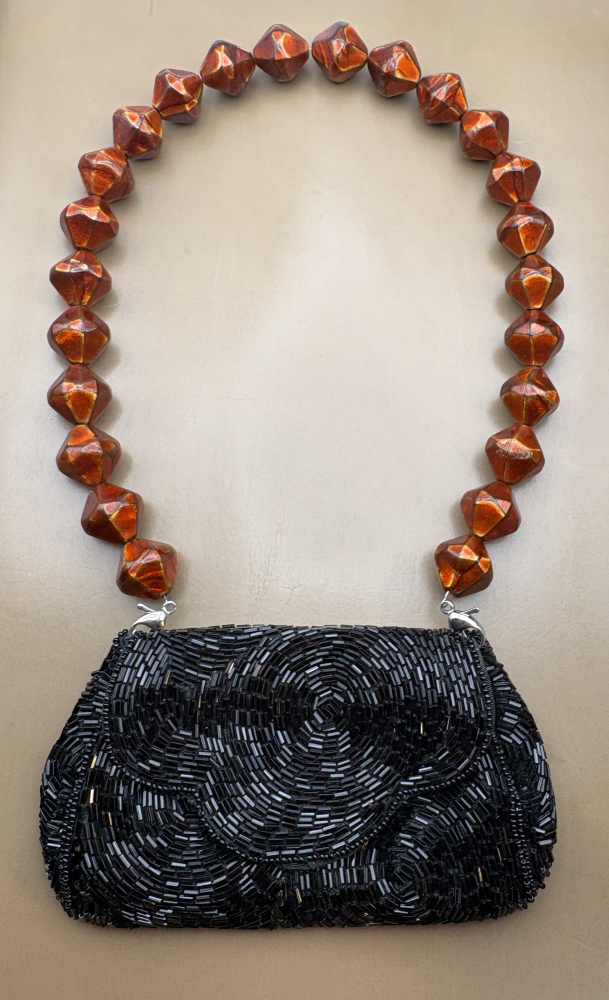
#> input picture images/IMG_4111.jpg, 1217 x 2000 px (shown at 1/2 size)
$ python -i touchup.py   (imports and definitions only)
#> lines starting #> are read from the running program, lines starting #| are printed output that depends on the picture; after the words box and inside, x2 and y2 are one past the last pixel; in counts of white or black regions, pixels touching at a corner belong together
#> in process, img is the input picture: PIL image 1217x2000 RGB; mean R, G, B 153.9, 140.5, 129.3
"""Touch up jewelry photos: neutral white balance, levels, consistent 4:5 crop, light sharpening.

usage: touchup.py OUT_DIR IMAGE [IMAGE ...]
"""
import sys
from pathlib import Path

import numpy as np
from PIL import Image, ImageFilter, ImageOps

LONG_SIDE = 2000
ASPECT = 4 / 5  # width / height, matches the site grid
MAX_GAIN = 1.2  # cap per-channel white-balance correction
WB_STRENGTH = 0.7  # 1.0 = fully neutral background; less keeps some natural warmth
BG_TARGET = 238.0  # brightness to lift light backgrounds to
MAX_BRIGHTEN = 1.35
CONTRAST = 0.08


def border_pixels(a):
    h, w, _ = a.shape
    return np.concatenate([a[: h // 20].reshape(-1, 3), a[-h // 20 :].reshape(-1, 3),
                           a[:, : w // 20].reshape(-1, 3), a[:, -w // 20 :].reshape(-1, 3)])


def white_balance(a):
    """Pull the background colour most of the way to neutral grey/white."""
    ref = np.median(border_pixels(a), axis=0)
#> ref = [195, 180, 157]
    full = np.clip(ref.mean() / ref, 1 / MAX_GAIN, MAX_GAIN)
#> full = [0.909, 0.985, 1.13]
    gains = 1 + WB_STRENGTH * (full - 1)
#> gains = [0.937, 0.99, 1.09]
    return a * gains
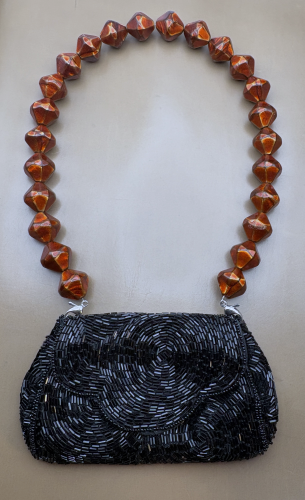
#> returned value: shape (2000, 1217, 3) float32 (shown at 1/4 size); mean of channels 0, 1, 2 143.9, 138.2, 141; drawn with min black and max white


def levels(a):
    """Brighten light backgrounds toward white, set a black point, add a touch of contrast."""
    bg = np.median(border_pixels(a).mean(axis=1))
#> bg = 177.6
    lo = min(np.percentile(a.mean(axis=2), 0.5), 25.0)  # don't crush genuinely dark pieces
#> lo = 1.01
    gain = 1.0
    if bg > 130:  # light backdrop: lift it toward BG_TARGET
        gain = min(BG_TARGET / max(bg - lo, 1.0), MAX_BRIGHTEN)
#> gain = 1.35
    a = (a - lo) * gain
    x = np.clip(a / 255.0, 0, 1)
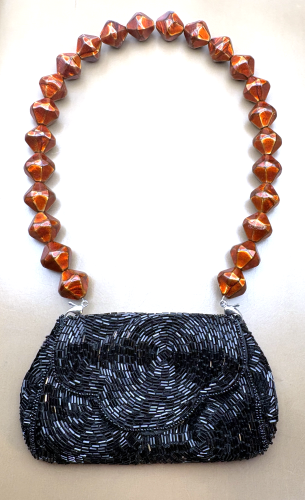
#> x: shape (2000, 1217, 3) float32 (shown at 1/4 size); mean of channels 0, 1, 2 0.724, 0.695, 0.686; drawn as R, G, B
    x = x + CONTRAST * x * (1 - x) * (2 * x - 1)  # gentle S-curve
    return x * 255.0


def subject_box(a):
    """Bounding box of pixels that differ clearly from the background colour."""
    h, w, _ = a.shape
    bg = np.median(border_pixels(a), axis=0)
#> bg = [245, 239, 230]
    diff = np.abs(a - bg).max(axis=2)
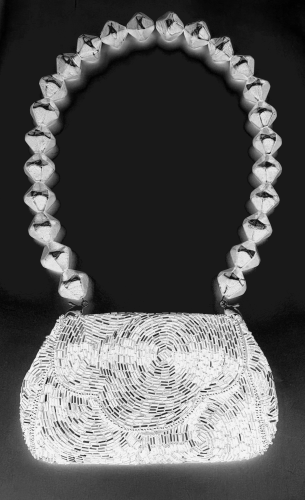
#> diff: shape (2000, 1217) float32 (shown at 1/4 size); min 0, max 245, mean 86.1
    mask = diff > max(40.0, np.percentile(diff, 60))
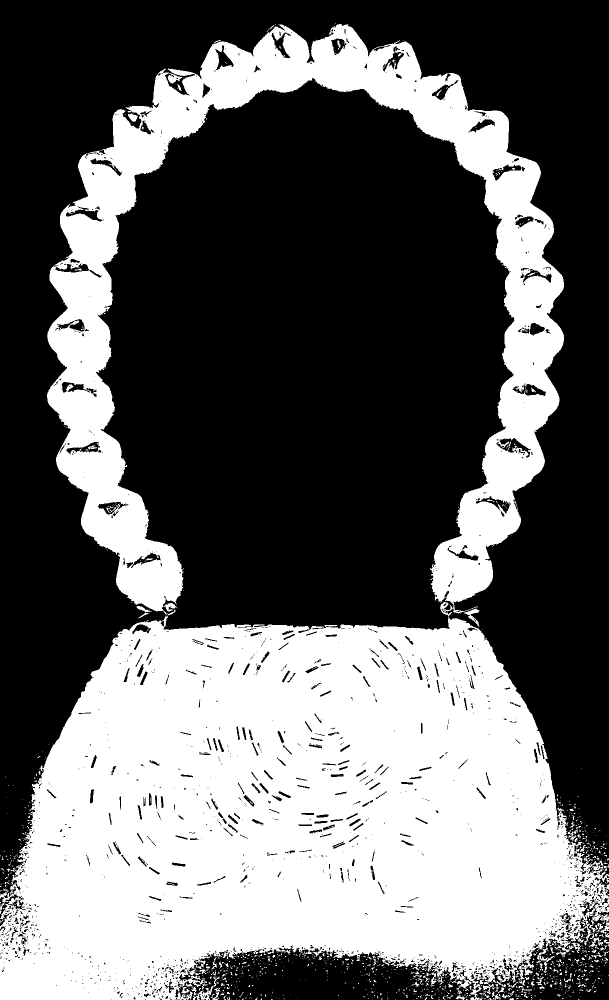
#> mask: shape (2000, 1217) bool (shown at 1/2 size); 39.7% white; 1131 white regions (1024 under 20 px), largest, box (x1, y1, x2, y2) and area: (0, 48, 1217, 2000) 956381, (383, 1972, 426, 2000) 497, (928, 1217, 959, 1253) 331
    # ignore stray specks: use 1st/99th percentile of subject pixel coordinates
    ys, xs = np.nonzero(mask)
    if len(ys) < 0.02 * h * w:
        return None
    return (np.percentile(xs, 0.5), np.percentile(ys, 0.5),
            np.percentile(xs, 99.5), np.percentile(ys, 99.5))


def crop_4x5(img, box):
#> called with box = (25, 90, 1173, 1989)
    w, h = img.size
#> w = 1217; h = 2000
    if box is None:
        cx, cy, bw, bh = w / 2, h / 2, w, h
    else:
        x0, y0, x1, y1 = box
#> x0 = 25; y0 = 90; x1 = 1173; y1 = 1989
        pad = 0.08
        cx, cy = (x0 + x1) / 2, (y0 + y1) / 2
#> cx = 599; cy = 1039.5
        bw, bh = (x1 - x0) * (1 + 2 * pad), (y1 - y0) * (1 + 2 * pad)
#> bw = 1331.7; bh = 2202.8
    # grow the box to 4:5 around the subject
    if bw / bh > ASPECT:
        bh = bw / ASPECT
    else:
        bw = bh * ASPECT
#> bw = 1762.3
    # never larger than the photo
    scale = min(1.0, w / bw, h / bh)
#> scale = 0.691
    bw, bh = bw * scale, bh * scale
#> bw = 1217; bh = 1521.2
    left = min(max(cx - bw / 2, 0), w - bw)
#> left = 0
    top = min(max(cy - bh / 2, 0), h - bh)
#> top = 278.9
    return img.crop((round(left), round(top), round(left + bw), round(top + bh)))
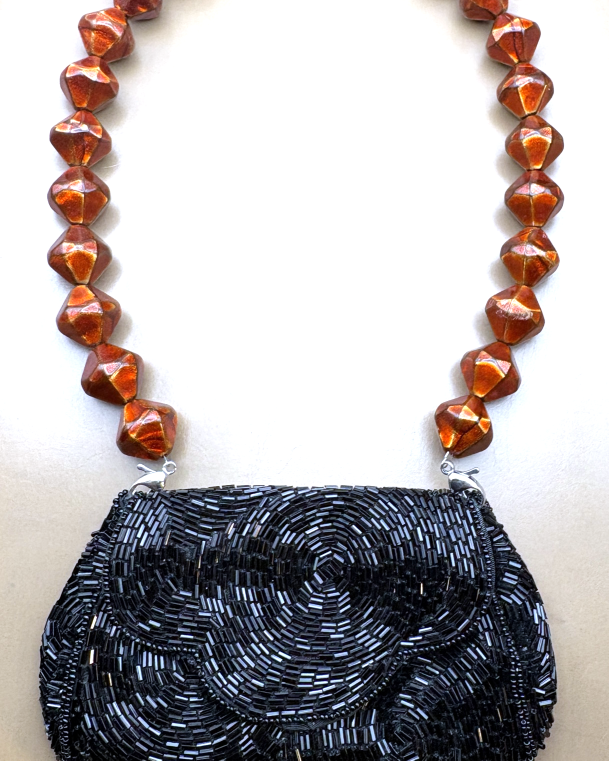
#> returned value: PIL image 1217x1521 RGB (shown at 1/2 size); mean R, G, B 180, 174, 174.7


def process(src, out_dir):
    img = ImageOps.exif_transpose(Image.open(src)).convert("RGB")
    a = np.asarray(img, dtype=np.float32)
    a = levels(white_balance(a))
    img = Image.fromarray(np.clip(a, 0, 255).astype(np.uint8))
    img = crop_4x5(img, subject_box(np.asarray(img, dtype=np.float32)))
    img.thumbnail((LONG_SIDE, LONG_SIDE), Image.LANCZOS)
    img = img.filter(ImageFilter.UnsharpMask(radius=2, percent=60, threshold=3))
#> img: PIL image 1217x1521 RGB
    out = Path(out_dir) / (Path(src).stem + ".jpg")
    img.save(out, "JPEG", quality=85, optimize=True, progressive=True)
    print(out, img.size)
#| out.png/IMG_4111.jpg (1217, 1521)


# [5 lines not run here, left out]

>>> result = process('../images/IMG_4111.jpg', 'out.png')

$ run again, on images/IMG_4761.jpg
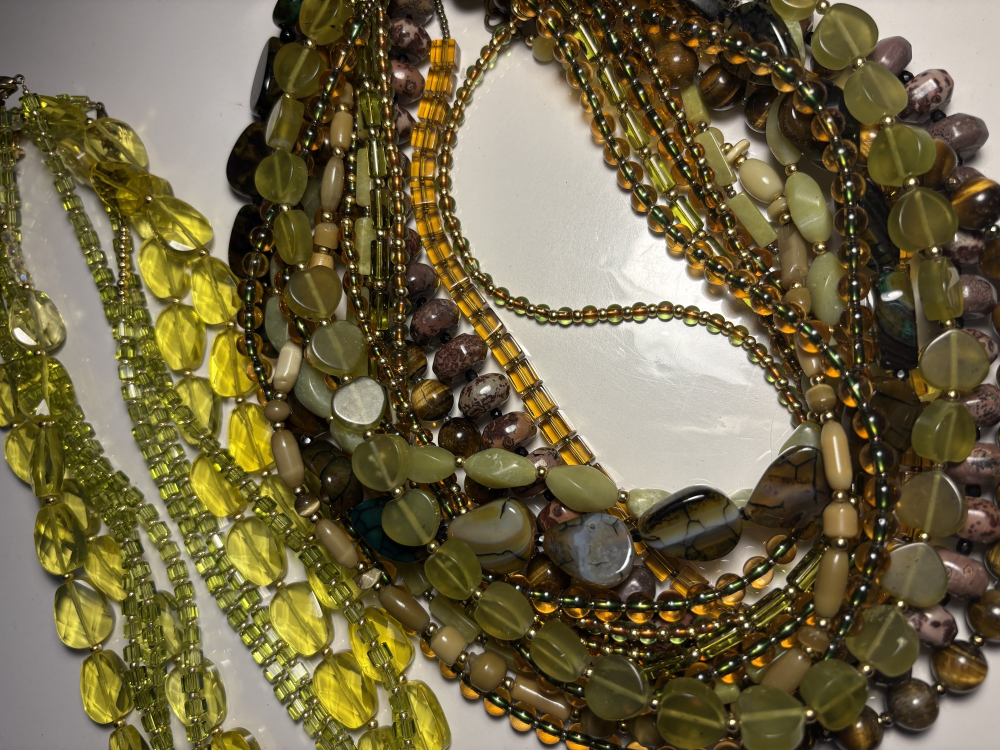
#> input picture images/IMG_4761.jpg, 2000 x 1500 px (shown at 1/2 size)
#> in process, `img = ImageOps.exif_transpose(Image.open(src)).convert("RGB")`:
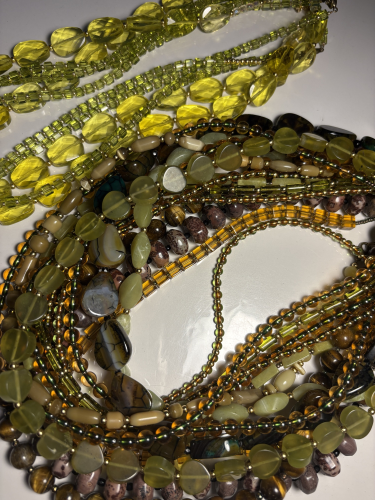
#> img: PIL image 1500x2000 RGB (shown at 1/4 size); mean R, G, B 112.5, 102.2, 70.8
#> ref = [110, 101, 63]
#> full = [0.833, 0.904, 1.2]
#> gains = [0.883, 0.933, 1.14]
#> in levels, `bg = np.median(border_pixels(a).mean(axis=1))`: bg = 90.78
#> lo = 4.46
#> in levels, `x = np.clip(a / 255.0, 0, 1)`:
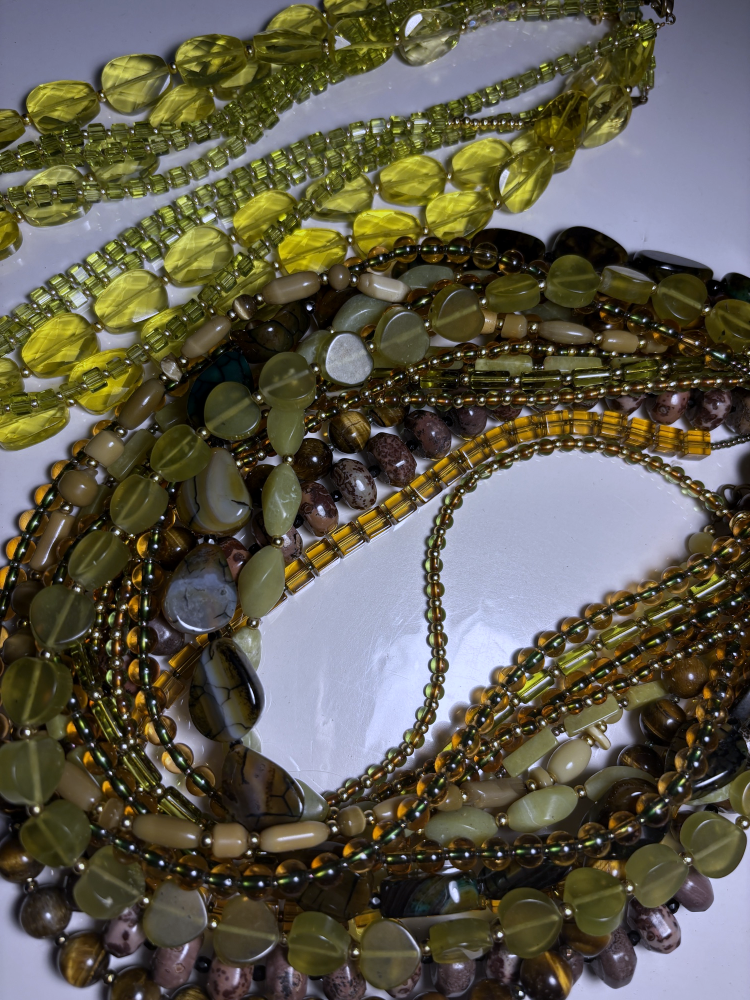
#> x: shape (2000, 1500, 3) float32 (shown at 1/2 size); mean of channels 0, 1, 2 0.372, 0.356, 0.3; drawn as R, G, B
#> in subject_box, `bg = np.median(border_pixels(a), axis=0)`: bg = [91, 88, 65]
#> in crop_4x5, `w, h = img.size`: w = 1500; h = 2000
#> x0 = 5; y0 = 8; x1 = 1494; y1 = 1991
#> cx = 749.5; cy = 999.5
#> in crop_4x5, `bw, bh = (x1 - x0) * (1 + 2 * pad), (y1 - y0) * (1 + 2 * pad)`: bw = 1727.2; bh = 2300.3
#> in crop_4x5, `bw = bh * ASPECT`: bw = 1840.2
#> scale = 0.815
#> in crop_4x5, `bw, bh = bw * scale, bh * scale`: bw = 1500; bh = 1875
#> left = 0
#> top = 62
#| out.png/IMG_4761.jpg (1500, 1875)

$ run again, on images/IMG_4824.jpg
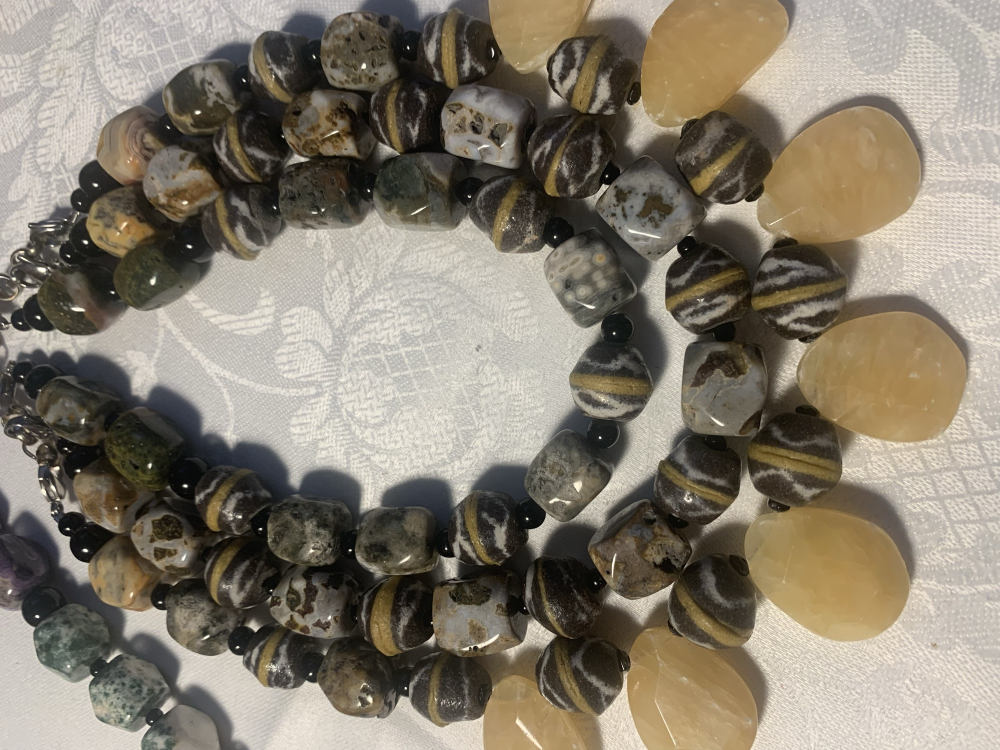
#> input picture images/IMG_4824.jpg, 2000 x 1500 px (shown at 1/2 size)
#> ref = [194, 188, 181]
#> full = [0.967, 0.998, 1.04]
#> gains = [0.977, 0.999, 1.03]
#> in levels, `bg = np.median(border_pixels(a).mean(axis=1))`: bg = 187.7
#> lo = 8.36
#> gain = 1.33
#> in subject_box, `bg = np.median(border_pixels(a), axis=0)`: bg = [241, 239, 236]
#> in subject_box, `mask = diff > max(40.0, np.percentile(diff, 60))`:
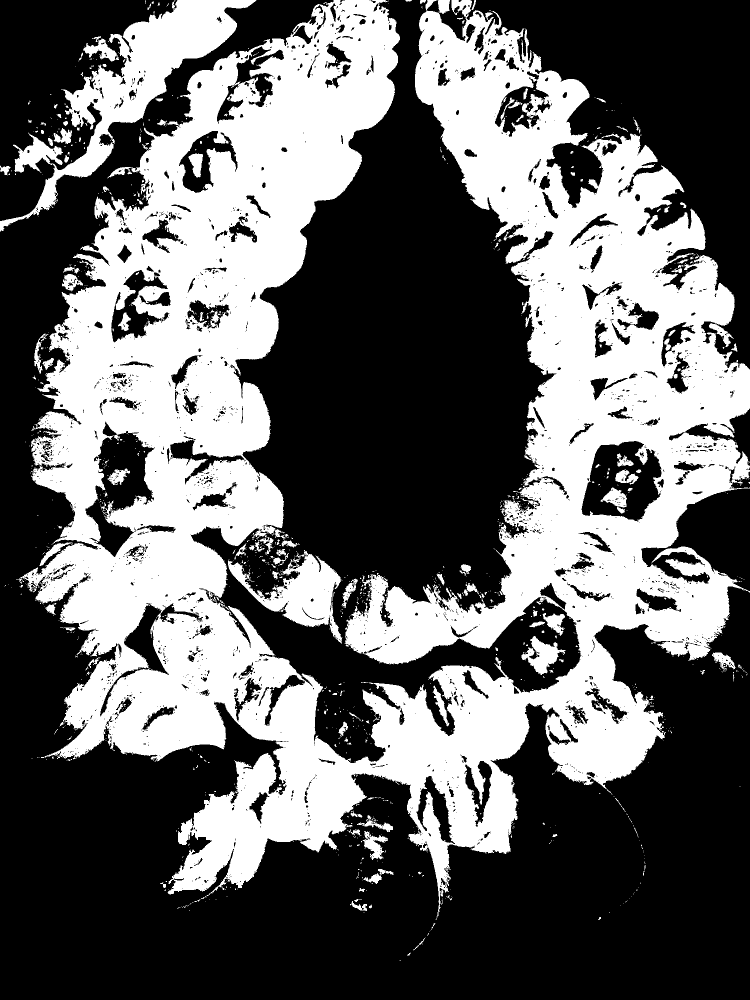
#> mask: shape (2000, 1500) bool (shown at 1/2 size); 39.9% white; 1371 white regions (1201 under 20 px), largest, box (x1, y1, x2, y2) and area: (35, 0, 1500, 1835) 1100651, (0, 0, 513, 464) 49482, (456, 1100, 685, 1287) 15152
#> in crop_4x5, `w, h = img.size`: w = 1500; h = 2000
#> x0 = 79; y0 = 17; x1 = 1464; y1 = 1746
#> cx = 771.5; cy = 881.5
#> in crop_4x5, `bw, bh = (x1 - x0) * (1 + 2 * pad), (y1 - y0) * (1 + 2 * pad)`: bw = 1606.6; bh = 2005.6
#> in crop_4x5, `bh = bw / ASPECT`: bh = 2008.2
#> scale = 0.934
#> in crop_4x5, `bw, bh = bw * scale, bh * scale`: bw = 1500; bh = 1875
#> left = 0
#> in crop_4x5, `return img.crop((round(left), round(top), round(left + bw), round(top ..`:
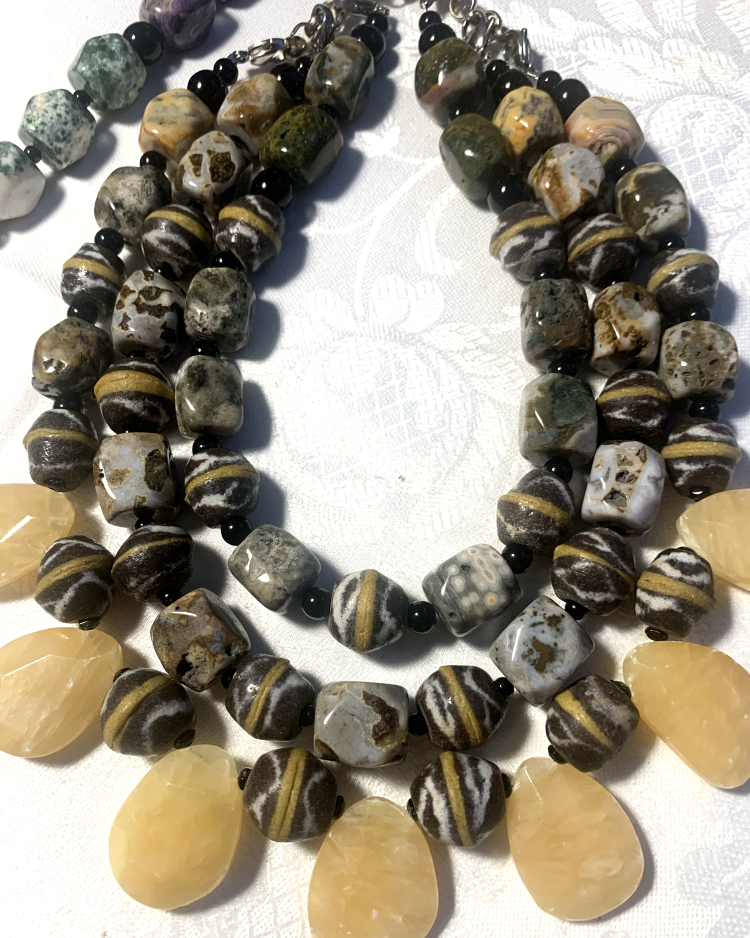
#> returned value: PIL image 1500x1875 RGB (shown at 1/2 size); mean R, G, B 153.3, 146, 131
#| out.png/IMG_4824.jpg (1500, 1875)
